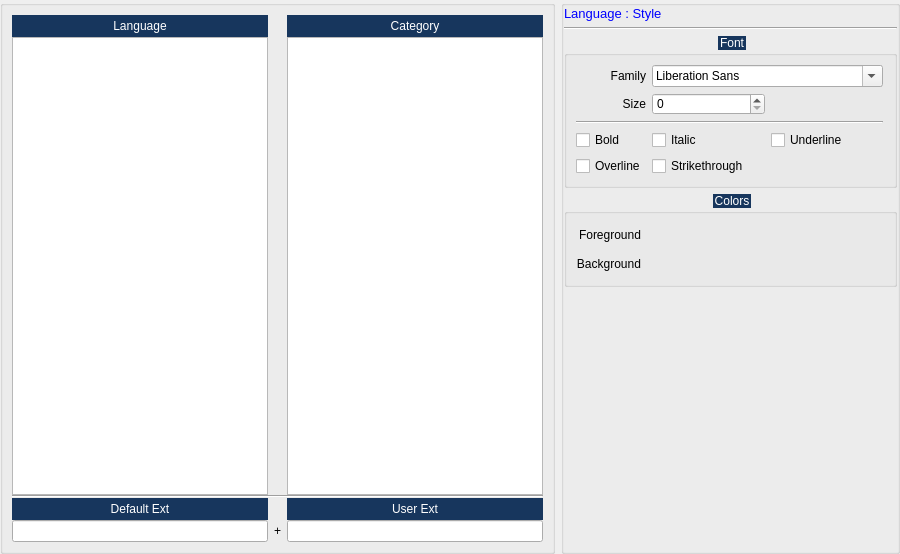
     <widget class="QWidget" name="stylesTab">
      <attribute name="title">
       <string>Styles</string>
      </attribute>
      <layout class="QHBoxLayout" name="horizontalLayout_3">
       <property name="leftMargin">
        <number>0</number>
       </property>
       <property name="topMargin">
        <number>0</number>
       </property>
       <property name="rightMargin">
        <number>0</number>
       </property>
       <property name="bottomMargin">
        <number>0</number>
       </property>
       <item>
        <widget class="QGroupBox" name="_langGroup">
         <property name="title">
          <string/>
         </property>
         <layout class="QGridLayout" name="gridLayout_5">
          <property name="verticalSpacing">
           <number>0</number>
          </property>
          <item row="3" column="0">
           <widget class="QLabel" name="_defExtLabel">
            <property name="styleSheet">
             <string notr="true">background-color: #FF17365D;
color: rgb(255, 255, 255);
padding: 4px 40px 4px 40px;</string>
            </property>
            <property name="text">
             <string>Default Ext</string>
            </property>
            <property name="alignment">
             <set>Qt::AlignmentFlag::AlignCenter</set>
            </property>
           </widget>
          </item>
          <item row="4" column="2">
           <widget class="QLineEdit" name="_userExtEntry"/>
          </item>
          <item row="1" column="0">
           <widget class="QListWidget" name="_langList"/>
          </item>
          <item row="4" column="0">
           <widget class="QLineEdit" name="_defExtEntry">
            <property name="readOnly">
             <bool>true</bool>
            </property>
           </widget>
          </item>
          <item row="1" column="2">
           <widget class="QListWidget" name="_styleList"/>
          </item>
          <item row="0" column="0">
           <widget class="QLabel" name="_langLabel">
            <property name="styleSheet">
             <string notr="true">background-color: #FF17365D;
color: rgb(255, 255, 255);
padding: 4px 40px 4px 40px;</string>
            </property>
            <property name="text">
             <string>Language</string>
            </property>
            <property name="alignment">
             <set>Qt::AlignmentFlag::AlignCenter</set>
            </property>
           </widget>
          </item>
          <item row="0" column="2">
           <widget class="QLabel" name="_styleLabel">
            <property name="styleSheet">
             <string notr="true">background-color: #FF17365D;
color: rgb(255, 255, 255);
padding: 4px 40px 4px 40px;</string>
            </property>
            <property name="text">
             <string>Category</string>
            </property>
            <property name="alignment">
             <set>Qt::AlignmentFlag::AlignCenter</set>
            </property>
           </widget>
          </item>
          <item row="2" column="0" colspan="3">
           <widget class="Line" name="line_3">
            <property name="orientation">
             <enum>Qt::Orientation::Horizontal</enum>
            </property>
           </widget>
          </item>
          <item row="3" column="2">
           <widget class="QLabel" name="_userExtLabel">
            <property name="styleSheet">
             <string notr="true">background-color: #FF17365D;
color: rgb(255, 255, 255);
padding: 4px 40px 4px 40px;</string>
            </property>
            <property name="text">
             <string>User Ext</string>
            </property>
            <property name="alignment">
             <set>Qt::AlignmentFlag::AlignCenter</set>
            </property>
           </widget>
          </item>
          <item row="4" column="1">
           <widget class="QLabel" name="_plusLabel">
            <property name="text">
             <string>+</string>
            </property>
            <property name="alignment">
             <set>Qt::AlignmentFlag::AlignCenter</set>
            </property>
           </widget>
          </item>
         </layout>
        </widget>
       </item>
       <item>
        <widget class="QGroupBox" name="_styleGroup">
         <property name="title">
          <string/>
         </property>
         <layout class="QVBoxLayout" name="verticalLayout">
          <property name="spacing">
           <number>6</number>
          </property>
          <property name="leftMargin">
           <number>0</number>
          </property>
          <property name="topMargin">
           <number>0</number>
          </property>
          <property name="rightMargin">
           <number>0</number>
          </property>
          <property name="bottomMargin">
           <number>0</number>
          </property>
          <item>
           <widget class="QLabel" name="_langStyleLabel">
            <property name="font">
             <font>
              <pointsize>10</pointsize>
             </font>
            </property>
            <property name="styleSheet">
             <string notr="true">color: rgb(0, 0, 255);</string>
            </property>
            <property name="text">
             <string>Language : Style</string>
            </property>
           </widget>
          </item>
          <item>
           <widget class="Line" name="line_5">
            <property name="orientation">
             <enum>Qt::Orientation::Horizontal</enum>
            </property>
           </widget>
          </item>
          <item>
           <widget class="QGroupBox" name="fontGroup">
            <property name="styleSheet">
             <string notr="true">/*
QGroupBox{font-weight: bold;}
::title {
    subcontrol-origin: margin;
    subcontrol-position: top center;
}
*/
QGroupBox::title  {
    subcontrol-origin: margin;
    subcontrol-position: top center;
    padding: 4px 8000px 4px 8000px;
    background-color: #FF17365D;
    color: rgb(255, 255, 255);
}</string>
            </property>
            <property name="title">
             <string>Font</string>
            </property>
            <layout class="QHBoxLayout" name="horizontalLayout_12">
             <item>
              <layout class="QGridLayout" name="gridLayout_6">
               <item row="1" column="0">
                <widget class="QLabel" name="_sizeLabel">
                 <property name="text">
                  <string>Size</string>
                 </property>
                 <property name="alignment">
                  <set>Qt::AlignmentFlag::AlignRight|Qt::AlignmentFlag::AlignTrailing|Qt::AlignmentFlag::AlignVCenter</set>
                 </property>
                </widget>
               </item>
               <item row="0" column="0">
                <widget class="QLabel" name="_familyLabel">
                 <property name="text">
                  <string>Family</string>
                 </property>
                 <property name="alignment">
                  <set>Qt::AlignmentFlag::AlignRight|Qt::AlignmentFlag::AlignTrailing|Qt::AlignmentFlag::AlignVCenter</set>
                 </property>
                </widget>
               </item>
               <item row="3" column="1">
                <widget class="QCheckBox" name="_italicCheck">
                 <property name="text">
                  <string>Italic</string>
                 </property>
                </widget>
               </item>
               <item row="1" column="1">
                <widget class="QSpinBox" name="_sizeSpin">
                 <property name="minimum">
                  <number>0</number>
                 </property>
                 <property name="value">
                  <number>0</number>
                 </property>
                </widget>
               </item>
               <item row="0" column="1" colspan="2">
                <widget class="QFontComboBox" name="_familyCombo"/>
               </item>
               <item row="3" column="2">
                <widget class="QCheckBox" name="_underCheck">
                 <property name="text">
                  <string>Underline</string>
                 </property>
                </widget>
               </item>
               <item row="3" column="0">
                <widget class="QCheckBox" name="_boldCheck">
                 <property name="text">
                  <string>Bold</string>
                 </property>
                </widget>
               </item>
               <item row="4" column="0">
                <widget class="QCheckBox" name="_overCheck">
                 <property name="text">
                  <string>Overline</string>
                 </property>
                </widget>
               </item>
               <item row="4" column="1">
                <widget class="QCheckBox" name="_strikeCheck">
                 <property name="text">
                  <string>Strikethrough</string>
                 </property>
                </widget>
               </item>
               <item row="2" column="0" colspan="3">
                <widget class="Line" name="line_4">
                 <property name="orientation">
                  <enum>Qt::Orientation::Horizontal</enum>
                 </property>
                </widget>
               </item>
              </layout>
             </item>
             <item>
              <spacer name="horizontalSpacer_11">
               <property name="orientation">
                <enum>Qt::Orientation::Horizontal</enum>
               </property>
               <property name="sizeHint" stdset="0">
                <size>
                 <width>2</width>
                 <height>20</height>
                </size>
               </property>
              </spacer>
             </item>
            </layout>
           </widget>
          </item>
          <item>
           <widget class="QGroupBox" name="_styleColorsGroup">
            <property name="styleSheet">
             <string notr="true">/*
QGroupBox{font-weight: bold;}
::title {
    subcontrol-origin: margin;
    subcontrol-position: top center;
}
*/
QGroupBox::title  {
    subcontrol-origin: margin;
    subcontrol-position: top center;
    padding: 4px 8000px 4px 8000px;
    background-color: #FF17365D;
    color: rgb(255, 255, 255);
}</string>
            </property>
            <property name="title">
             <string>Colors</string>
            </property>
            <layout class="QHBoxLayout" name="horizontalLayout_13">
             <item>
              <layout class="QGridLayout" name="gridLayout_7">
               <item row="0" column="0">
                <widget class="QLabel" name="_StyleFgLabel">
                 <property name="text">
                  <string>Foreground</string>
                 </property>
                 <property name="alignment">
                  <set>Qt::AlignmentFlag::AlignRight|Qt::AlignmentFlag::AlignTrailing|Qt::AlignmentFlag::AlignVCenter</set>
                 </property>
                </widget>
               </item>
               <item row="1" column="0">
                <widget class="QLabel" name="_styleBgLabel">
                 <property name="frameShape">
                  <enum>QFrame::Shape::NoFrame</enum>
                 </property>
                 <property name="text">
                  <string>Background</string>
                 </property>
                 <property name="alignment">
                  <set>Qt::AlignmentFlag::AlignRight|Qt::AlignmentFlag::AlignTrailing|Qt::AlignmentFlag::AlignVCenter</set>
                 </property>
                </widget>
               </item>
               <item row="0" column="1">
                <widget class="ColorButton" name="_styleFgButton">
                 <property name="text">
                  <string/>
                 </property>
                 <property name="autoRaise">
                  <bool>true</bool>
                 </property>
                </widget>
               </item>
               <item row="1" column="1">
                <widget class="ColorButton" name="_styleBgButton">
                 <property name="text">
                  <string/>
                 </property>
                 <property name="autoRaise">
                  <bool>true</bool>
                 </property>
                </widget>
               </item>
              </layout>
             </item>
             <item>
              <spacer name="horizontalSpacer_12">
               <property name="orientation">
                <enum>Qt::Orientation::Horizontal</enum>
               </property>
               <property name="sizeHint" stdset="0">
                <size>
                 <width>40</width>
                 <height>20</height>
                </size>
               </property>
              </spacer>
             </item>
            </layout>
           </widget>
          </item>
          <item>
           <spacer name="verticalSpacer_2">
            <property name="orientation">
             <enum>Qt::Orientation::Vertical</enum>
            </property>
            <property name="sizeHint" stdset="0">
             <size>
              <width>20</width>
              <height>264</height>
             </size>
            </property>
           </spacer>
          </item>
         </layout>
        </widget>
       </item>
      </layout>
     </widget>
